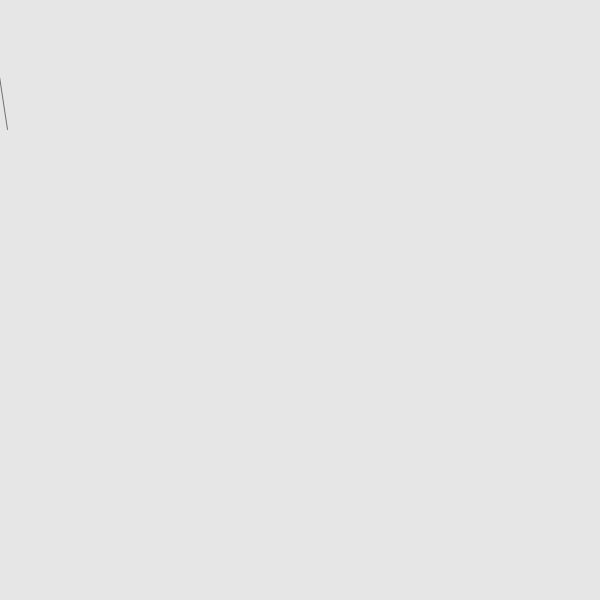
Frame 1 (no input)
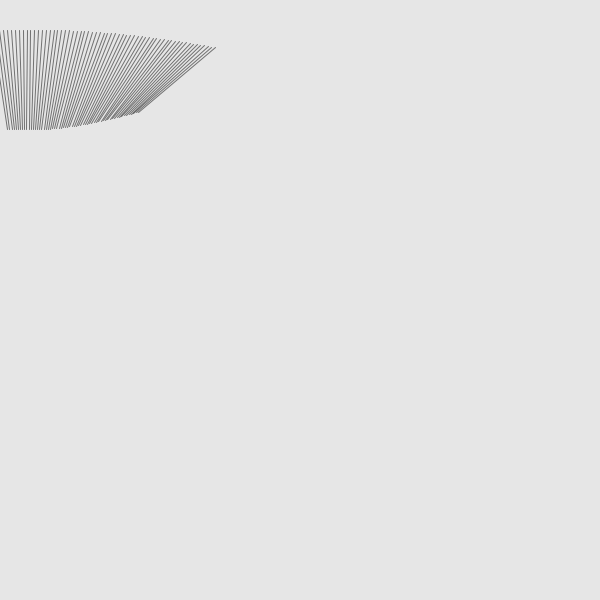
Frame 60 (the mouse pressed at the canvas centre just before this capture)
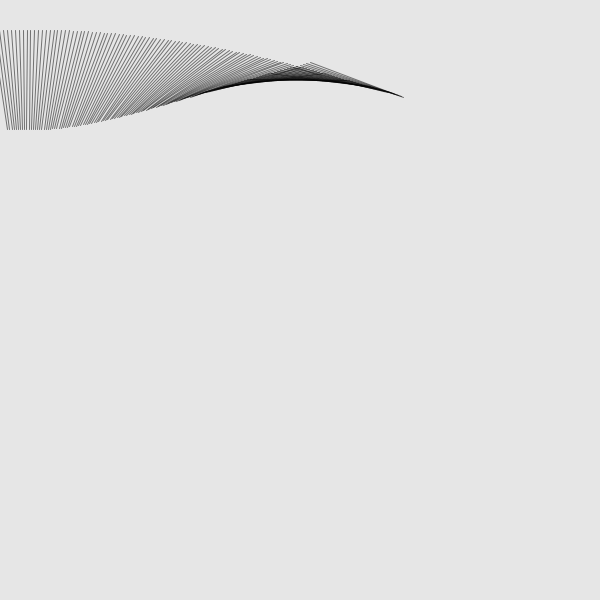
Frame 120 (the mouse held since frame 60 and released just before this capture)

The Processing sketch that drew these frames (run headless with seeded random() and noise(); from frame 60 on, the mouse is pressed at the canvas centre):

// Processing sketch: midterm_prac_2
// ── midterm_prac_2.pde
//your rectangle should rotate and move across the screen from left to right
//currently it only rotates in place 
//change the sketch so that it draws from left to right, then down; change either the translate function or the conditional to do this.


float x = 0; 
float y =80;
int speed= 3;

void setup() {
  size(600, 600);
  background(230);
  rectMode(CENTER);
  
  
}

void draw() {
  pushMatrix();
  translate(x, y);
  rotate(radians(frameCount + y));
  x=x+speed; 
  stroke(0, 130);
  line(-50, 0, 50, 0);
  
  popMatrix();
  
 
  if(x+5 > width){
    x=0;
    y= y+80;
    
     //reset your x & y coordinates
  }
}
